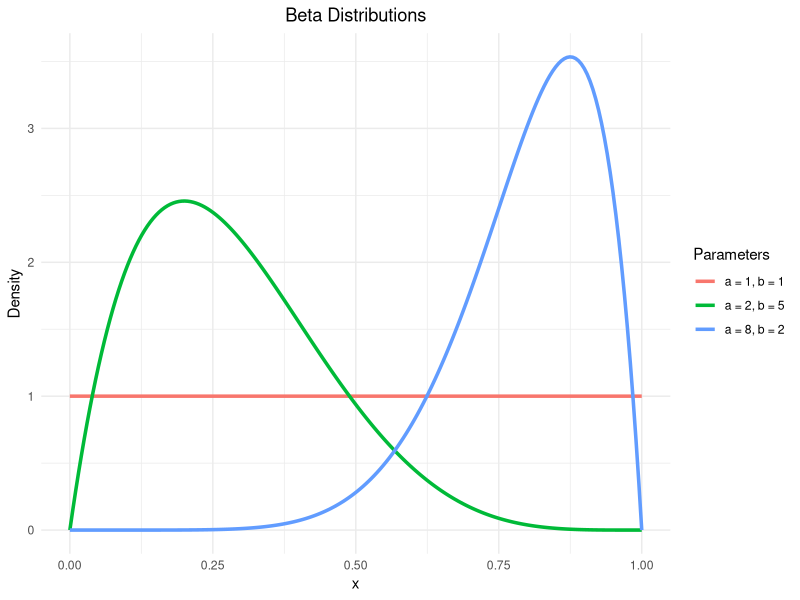

Write R code to recreate this figure.
# Load required library
library(ggplot2)

# Define parameters for three beta distributions
params <- data.frame(
  alpha = c(2, 8, 1),
  beta = c(5, 2, 1),
  group = c("a = 2, b = 5", "a = 8, b = 2", "a = 1, b = 1")
)

# Create x values
x <- seq(0, 1, length.out = 200)

# Create a data frame with densities for all three distributions
df <- do.call(rbind, lapply(1:nrow(params), function(i) {
  data.frame(
    x = x,
    density = dbeta(x, shape1 = params$alpha[i], shape2 = params$beta[i]),
    group = params$group[i]
  )
}))

# Plot
ggplot(df, aes(x = x, y = density, color = group)) +
  geom_line(size = 1.2) +
  labs(
    title = "Beta Distributions",
    x = "x",
    y = "Density",
    color = "Parameters"
  ) +
  theme_minimal() +
  theme(plot.title = element_text(hjust = 0.5))
